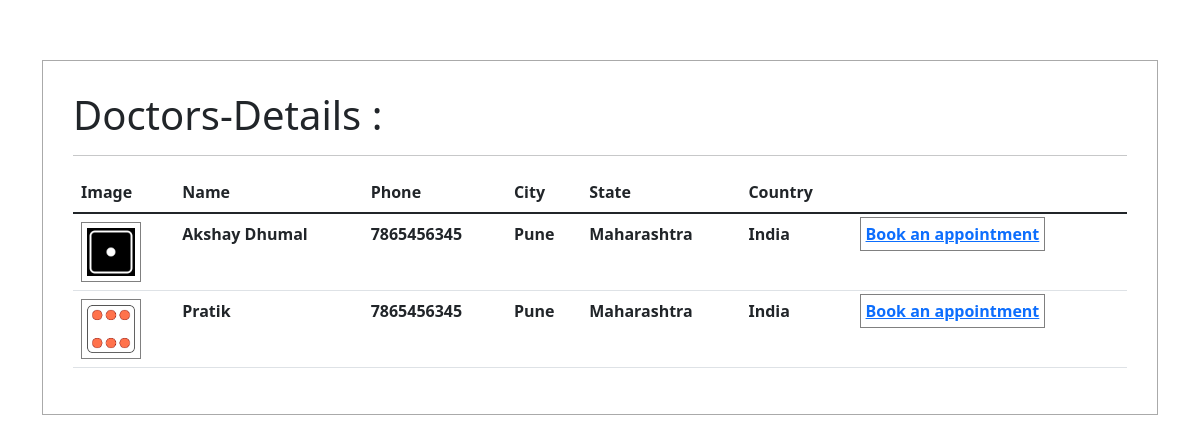
Screenshot of /doctors_list/ (signed in) with the database file from the repository.
### form/models.py (models this page shows, shortened)
class Doctor(models.Model):
    user = models.OneToOneField(User, null=True, on_delete= models.CASCADE)
    name = models.CharField("Name", max_length=50, blank=True)
    role = models.CharField("Role", max_length=50,default="Doctor", blank=True)
    phone = models.CharField(max_length=200, null=True)
    date_created = models.DateTimeField(auto_now_add=True, null=True)
    image = models.ImageField(upload_to='images/doctor/',null=True, blank=True)
    address_line1=city = models.CharField("Address_Line1", max_length=100, blank=True)
    city = models.CharField("City", max_length=50, blank=True)
    state = models.CharField("State", max_length=50, blank=True)
    country = models.CharField("Country", max_length=50, blank=True)
    pincode = models.CharField("Pincode", max_length=50, blank=True)

### form/decorators.py (the view)
        def wrapper_func(request,*args,**kwargs):
            group = None
            if request.user.groups.exists():
                group = request.user.groups.all()[0].name
            if group in allowed_roles:
                print('working',allowed_roles)
                return view_func(request,*args,**kwargs)
            else:
                return HttpResponse('<h3>you are not authorized to view this page !!!</h3>')

### form/views.py (called while the page is built)
@login_required
@allowed_users(allowed_roles=['admin','doctor','patient'])
def doctorslist(request):
    userdetails=User.objects.all()
    doctordetails=Doctor.objects.all()
    context={'userdetails':userdetails,"doctordetails":doctordetails}
    return render(request,"form/doctors_list.html",context)

### form/templates/form/doctors_list.html (shortened to what this page needs)
<!doctype html>
<html lang="en">
<head>
    <link href="https://cdn.jsdelivr.net/npm/bootstrap@5.1.3/dist/css/bootstrap.min.css" rel="stylesheet"
>
</head>
<body>
    <div class="container" style="justify-content: center;align-items: center;margin-top: 5%;">
        <div class="container col-md-12" style="padding:30px;border:1px solid #aaa;margin-top: 10px;">
            <h1>Doctors-Details : </h1>
            <hr>
            <table class="table">
                <thead>
                    <tr>
                        <th scope="col">Image</th>
                        <th scope="col">Name</th>
                        <th scope="col">Phone</th>
                        <th scope="col">City</th>
                        <th scope="col">State</th>
                        <th scope="col">Country</th>
                    </tr>
                </thead>
                <tbody>
                    {% for detail in doctordetails %}
                    <tr>
                        <th><img src="/media/{{detail.image}}" alt="Profile_pic"
                                style="max-width:5vw;border:1px solid grey;padding:5px;"></th>
                        <th scope="row">{{detail.name}}</th>
                        <th>{{detail.phone}}</th>
                        <th>{{detail.city}}</th>
                        <th>{{detail.state}}</th>
                        <th>{{detail.country}}</th>
                        <th><a href="{% url 'appointment_form' %}" class="my-3 mx-1"><span
                            style="border:1px solid grey;padding:5px;">Book an appointment</span></a></th>
                    </tr>
                    {% endfor %}
                </tbody>
            </table>
        </div>
    </div>
</body>
</html>

### rows the page displays
Doctor: image (picture), name "Akshay Dhumal", phone "7865456345", city "Pune", state "Maharashtra", country "India"
Doctor: image (picture), name "Pratik", phone "7865456345", city "Pune", state "Maharashtra", country "India"
